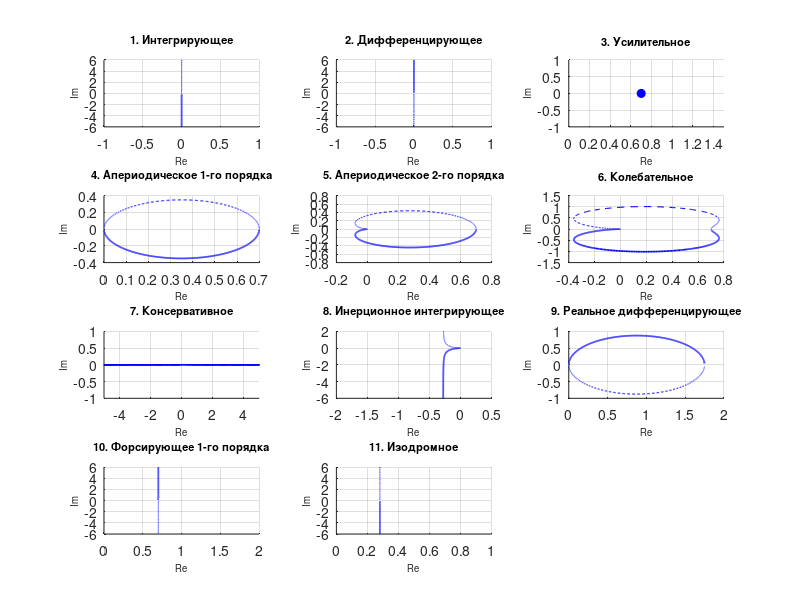
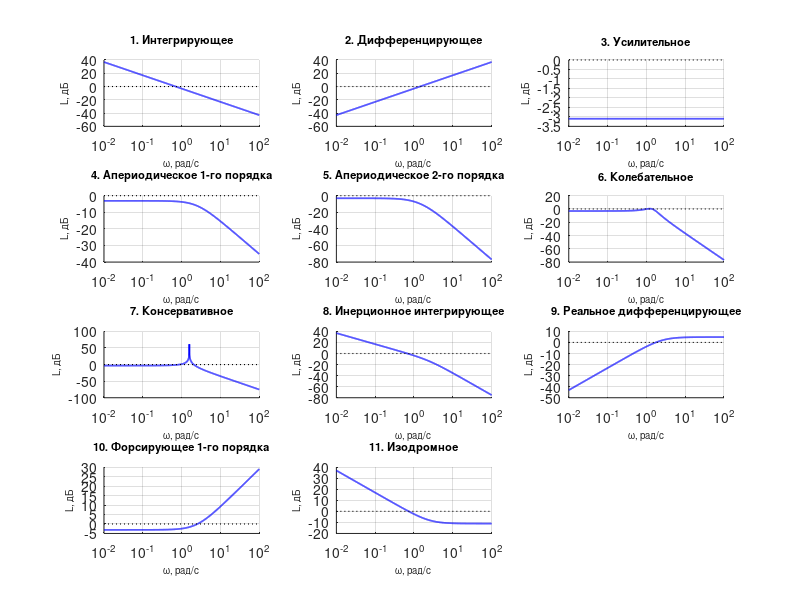
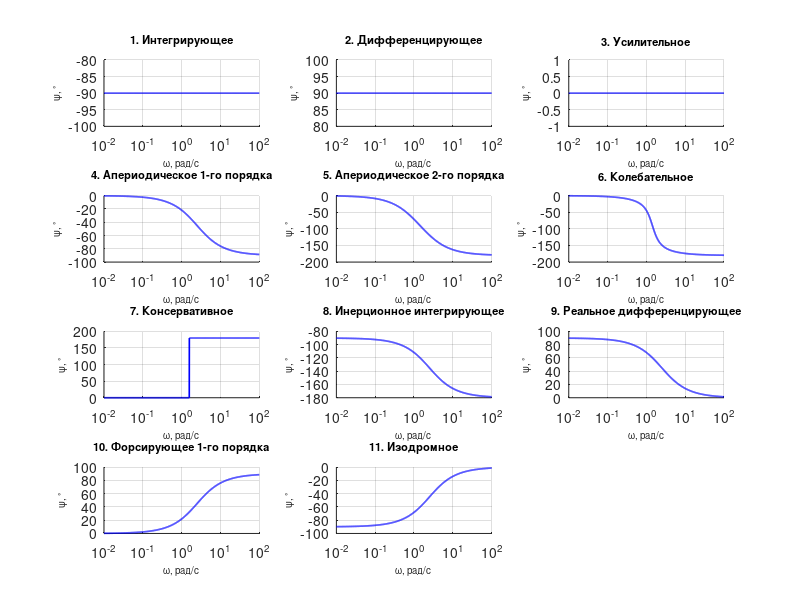

These figures' MATLAB source, in order: (Note: this script raises an error after producing the figures.)
clear; clc; close all;

K  = 0.7;
T  = 0.4;
T1 = 0.5;
T2 = 0.7;
T1_aper = 1.5; 

s = tf('s');
w = logspace(-2, 2, 2000);

link_names = {
    '1. Интегрирующее'
    '2. Дифференцирующее'
    '3. Усилительное'
    '4. Апериодическое 1-го порядка'
    '5. Апериодическое 2-го порядка'
    '6. Колебательное'
    '7. Консервативное'
    '8. Инерционное интегрирующее'
    '9. Реальное дифференцирующее'
    '10. Форсирующее 1-го порядка'
    '11. Изодромное'
};

W = {
    K / s
    K * s
    tf(K)
    K / (T * s + 1)
    K / (T2^2 * s^2 + T1_aper * s + 1)
    K / (T2^2 * s^2 + T1 * s + 1)
    K / (T * s^2 + 1)
    K / (s * (T * s + 1))
    (K * s) / (T * s + 1)
    K * (T * s + 1)
    (K * (T * s + 1)) / s
};

figure('Name', 'АФЧХ типовых звеньев');
for i = 1:numel(W)
    subplot(4, 3, i);
    hold on; grid on;
    if i == 3
        plot(K, 0, 'bo', 'MarkerFaceColor', 'b', 'MarkerSize', 6);
        axis([0 1.5 -1 1]);
    else
        [re, im] = nyquist(W{i}, w);
        re = squeeze(re);
        im = squeeze(im);
        plot(re, im, 'b', 'LineWidth', 1.2);
        plot(re, -im, 'b--', 'LineWidth', 0.8);
    end
    switch i
        case {1, 2}, xlim([-1 1]); ylim([-6 6]);
        case 7, axis([-5 5 -1 1]);
        case 8, xlim([-2 0.5]); ylim([-6 2]);
        case 10, xlim([0 2]); ylim([-6 6]);
        case 11, xlim([0 1]); ylim([-6 6]);
    end
    title(link_names{i}, 'FontSize', 8);
    xlabel('Re', 'FontSize', 7); ylabel('Im', 'FontSize', 7);
end

figure('Name', 'ЛАЧХ типовых звеньев');
for i = 1:numel(W)
    subplot(4, 3, i);
    hold on; grid on;
    [mag, ~] = bode(W{i}, w);
    semilogx(w, 20*log10(squeeze(mag)), 'b', 'LineWidth', 1.2);
    plot([w(1) w(end)], [0 0], ':k', 'LineWidth', 0.8);
    set(gca, 'XScale', 'log');
    xlim([w(1) w(end)]);
    title(link_names{i}, 'FontSize', 8);
    xlabel('\omega, рад/с', 'FontSize', 7); ylabel('L, дБ', 'FontSize', 7);
end

figure('Name', 'ЛФЧХ типовых звеньев');
for i = 1:numel(W)
    subplot(4, 3, i);
    hold on; grid on;
    [~, phase] = bode(W{i}, w);
    semilogx(w, squeeze(phase), 'b', 'LineWidth', 1.2);
    set(gca, 'XScale', 'log');
    xlim([w(1) w(end)]);
    title(link_names{i}, 'FontSize', 8);
    xlabel('\omega, рад/с', 'FontSize', 7); ylabel('\psi, ^\circ', 'FontSize', 7);
end

K_values = [0.3, 0.5, K, 1.0, 1.4];
K_labels = compose('K = %.2g', K_values);

figure('Name', 'Влияние K на ЛАЧХ');
for i = 1:numel(W)
    subplot(4, 3, i);
    hold on; grid on;
    for k = K_values
        [mag, ~] = bode(W{i} * (k / K), w);
        semilogx(w, 20*log10(squeeze(mag)), 'LineWidth', 1.1);
    end
    plot([w(1) w(end)], [0 0], ':k', 'LineWidth', 0.8);
    set(gca, 'XScale', 'log');
    xlim([w(1) w(end)]);
    title(link_names{i}, 'FontSize', 8);
    xlabel('\omega, рад/с', 'FontSize', 7); ylabel('L, дБ', 'FontSize', 7);
    if i == 1
        legend(K_labels, 'FontSize', 6, 'Location', 'best');
    end
end

figure('Name', 'Влияние K на ЛФЧХ');
for i = 1:numel(W)
    subplot(4, 3, i);
    hold on; grid on;
    for k = K_values
        [~, phase] = bode(W{i} * (k / K), w);
        semilogx(w, squeeze(phase), 'LineWidth', 1.1);
    end
    set(gca, 'XScale', 'log');
    xlim([w(1) w(end)]);
    title(link_names{i}, 'FontSize', 8);
    xlabel('\omega, рад/с', 'FontSize', 7); ylabel('\psi, ^\circ', 'FontSize', 7);
    if i == 1
        legend(K_labels, 'FontSize', 6, 'Location', 'best');
    end
end

T_values = [0.1, 0.2, T, 0.8, 1.6];
T1_5 = [1.4, T1_aper, 2.0, 3.0, 5.0];
T2_5 = [0.2, 0.4, 0.55, T2, 0.74];
T1_6 = [0.05, 0.2, T1, 0.8, 1.2];
T2_6 = [0.35, 0.5, T2, 1.0, 1.5];

T_panels = {
    '4. Апериодическое 1-го (T)',   T_values, 'T',   @(t) K / (t*s + 1)
    '5. Апериодическое 2-го (T_1)', T1_5,     'T_1', @(t1) K / (T2^2*s^2 + t1*s + 1)
    '5. Апериодическое 2-го (T_2)', T2_5,     'T_2', @(t2) K / (t2^2*s^2 + T1_aper*s + 1)
    '6. Колебательное (T_1)',       T1_6,     'T_1', @(t1) K / (T2^2*s^2 + t1*s + 1)
    '6. Колебательное (T_2)',       T2_6,     'T_2', @(t2) K / (t2^2*s^2 + T1*s + 1)
    '7. Консервативное (T)',        T_values, 'T',   @(t) K / (t*s^2 + 1)
    '8. Инерц. интегрирующее (T)',  T_values, 'T',   @(t) K / (s*(t*s + 1))
    '9. Реальное дифф. (T)',        T_values, 'T',   @(t) (K*s) / (t*s + 1)
    '10. Форсирующее 1-го (T)',     T_values, 'T',   @(t) K * (t*s + 1)
    '11. Изодромное (T)',           T_values, 'T',   @(t) (K * (t*s + 1)) / s
};

figure('Name', 'Влияние постоянных времени на ЛАЧХ');
for j = 1:size(T_panels, 1)
    subplot(4, 3, j);
    hold on; grid on;
    vals = T_panels{j, 2};
    func = T_panels{j, 4};
    for v = vals
        [mag, ~] = bode(func(v), w);
        semilogx(w, 20*log10(squeeze(mag)), 'LineWidth', 1.1);
    end
    plot([w(1) w(end)], [0 0], ':k', 'LineWidth', 0.8);
    set(gca, 'XScale', 'log');
    xlim([w(1) w(end)]);
    title(T_panels{j, 1}, 'FontSize', 8);
    xlabel('\omega, рад/с', 'FontSize', 7); ylabel('L, дБ', 'FontSize', 7);
    legend(compose([T_panels{j, 3} ' = %.2g'], vals), 'FontSize', 6, 'Location', 'best');
end

figure('Name', 'Влияние постоянных времени на ЛФЧХ');
for j = 1:size(T_panels, 1)
    subplot(4, 3, j);
    hold on; grid on;
    vals = T_panels{j, 2};
    func = T_panels{j, 4};
    for v = vals
        [~, phase] = bode(func(v), w);
        semilogx(w, squeeze(phase), 'LineWidth', 1.1);
    end
    set(gca, 'XScale', 'log');
    xlim([w(1) w(end)]);
    title(T_panels{j, 1}, 'FontSize', 8);
    xlabel('\omega, рад/с', 'FontSize', 7); ylabel('\psi, ^\circ', 'FontSize', 7);
    legend(compose([T_panels{j, 3} ' = %.2g'], vals), 'FontSize', 6, 'Location', 'best');
end
